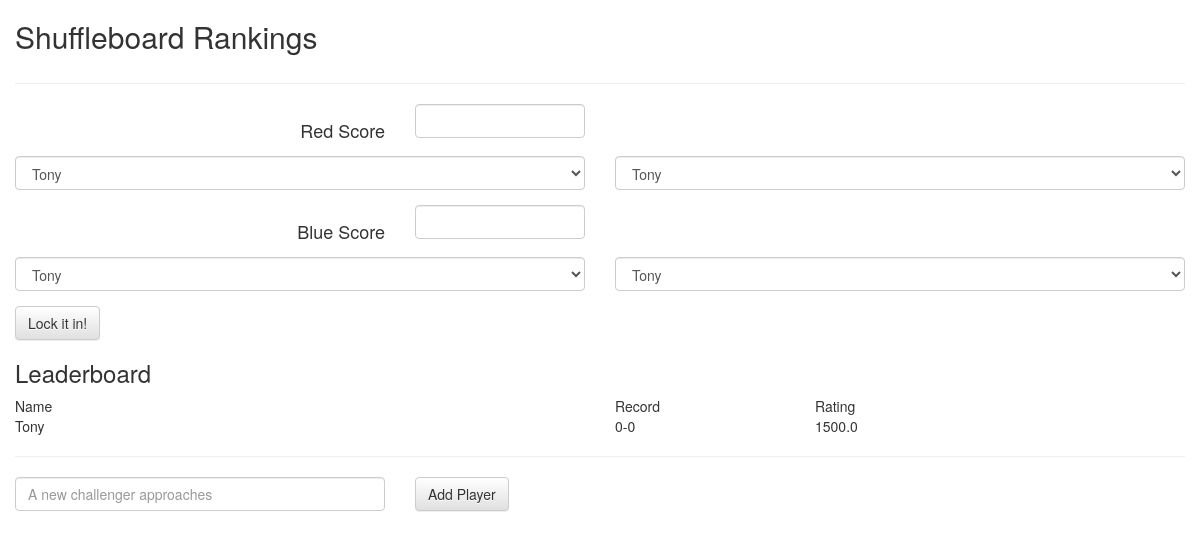
Before: / with the older database file.
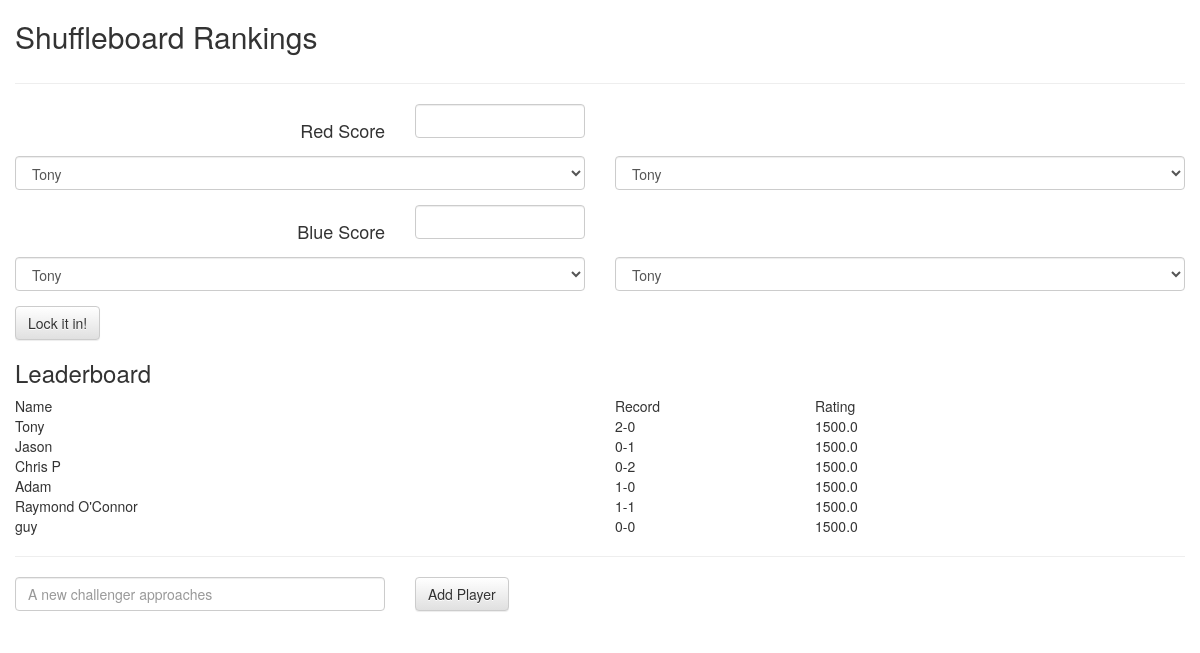
After: the same page with the newer database file.
### tables this page shows
CREATE TABLE players (
  id integer primary key autoincrement,
  name text not null,
  wins integer not null,
  losses integer not null,
  rating real not null
);

### shuffle_server.py (the view)
@app.route('/')
def get_main_page():
    return get_leaderboard()

### shuffle_server.py (called while the page is built)
def connect_db():
    rv = sqlite3.connect(app.config['DATABASE'])
    rv.row_factory = sqlite3.Row
    return rv

def get_db():
    if not hasattr(g, 'sqlite_db'):
        g.sqlite_db = connect_db()
    return g.sqlite_db

def get_leaderboard():
    db = get_db()
    cur = db.execute('select id, name, wins, losses, rating from players order by rating desc')
    players = cur.fetchall()
    return render_template('home.html', players=players)

### templates/home.html (shortened to what this page needs)
<!doctype html>
<link rel="stylesheet" type="text/css" href="{{ url_for('static', filename='css/bootstrap.min.css') }}">
<link rel="stylesheet" type="text/css" href="{{ url_for('static', filename='css/bootstrap-theme.css') }}">
<div class="page container-fluid">
  <div class="row">
    <h2 class="col-md-6 col-sm-12"> Shuffleboard Rankings</h1>
  </div>
  <hr />
  <div>
    <form action="{{ url_for('record_game')}}" method="post" class="form-horizontal">
      <div class="form-group">
        <label class="h4 control-label col-xs-4" for="redScore">Red Score</label>
        <div class="col-xs-2">
            <input type="text" class="form-control" id="redScore" name="redScore"/>
        </div>
      </div>
      <div class="form-group">
        <div class="col-xs-6">
          <select class="form-control" name="redPlayer1" required>
            {% for player in players %}
              <option value="{{player.id}}">{{ player.name }}</option>
            {% endfor %}
          </select>
        </div>
          <div class="col-xs-6">
            <select class="form-control" name="redPlayer2" required>
              {% for player in players %}
                <option value="{{player.id}}">{{ player.name }}</option>
              {% endfor %}
            </select>
          </div>
      </div>
      <div class="form-group">
        <label class="h4 control-label col-xs-4" for="blueScore">Blue Score</label>
        <div class="col-xs-2">
            <input type="text" class="form-control" id="blueScore" name="blueScore"/>
        </div>
      </div>
      <div class="form-group">
        <div class="col-xs-6">
          <select class="form-control" name="bluePlayer1" required>
            {% for player in players %}
              <option value="{{player.id}}">{{ player.name }}</option>
            {% endfor %}
          </select>
        </div>
          <div class="col-xs-6">
            <select class="form-control" name="bluePlayer2" required>
              {% for player in players %}
                <option value="{{player.id}}">{{ player.name }}</option>
              {% endfor %}
            </select>
          </div>
      </div>
      <input type="submit" class="btn btn-default" value="Lock it in!" />
    </form>
  </div>
  <h3>Leaderboard</h3>
  <div class='row'>
    <div class="col-md-6 col-xs-7">Name</div>
    <div class="col-md-2 col-xs-2">Record</div>
    <div class="col-md-2 col-xs-3">Rating</div>
  </div>
  {% for player in players %}
    <div class='row'>
      <div class="col-md-6 col-xs-7">{{ player.name }}</div>
      <div class="col-md-2 col-xs-2">{{ player.wins }}-{{ player.losses }}</div>
      <div class="col-md-2 col-xs-3">{{ player.rating }}</div>
    </div>
  {% endfor %}
  <hr />
  <div class="row">
    <div class="col-md-6">
      <form action="{{ url_for('manage_players')}}" method="post" class="add-player form-horizontal">
        <div class="form-group">
          <div class="col-xs-8">
            <input type="text" class="form-control" size="30" id="newPlayerName" name="name" placeholder="A new challenger approaches"/>
          </div>
          <div class="col-xs-4">
            <input type="submit" class="btn btn-default" value="Add Player" />
          </div>
        </div>
      </form>
    </div>
  </div>
</div>

Changed rows visible on the page:
changed players "Tony": wins "0" → "2"
added players: name "Jason", wins "0", losses "1", rating "1500.0"
added players: name "Chris P", wins "0", losses "2", rating "1500.0"
added players: name "Adam", wins "1", losses "0", rating "1500.0"
added players: name "Raymond O'Connor", wins "1", losses "1", rating "1500.0"
added players: name "guy", wins "0", losses "0", rating "1500.0"
